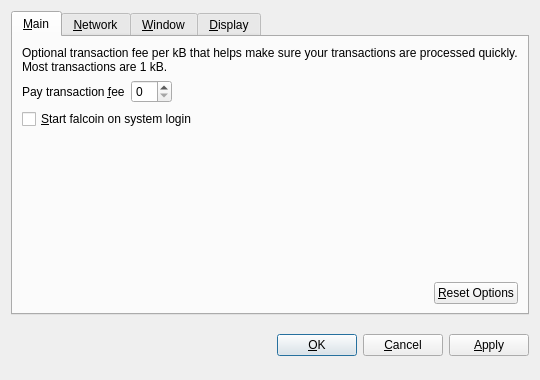
<?xml version="1.0" encoding="UTF-8"?>
<ui version="4.0">
 <class>OptionsDialog</class>
 <widget class="QDialog" name="OptionsDialog">
  <property name="geometry">
   <rect>
    <x>0</x>
    <y>0</y>
    <width>540</width>
    <height>380</height>
   </rect>
  </property>
  <property name="windowTitle">
   <string>Options</string>
  </property>
  <property name="modal">
   <bool>true</bool>
  </property>
  <layout class="QVBoxLayout" name="verticalLayout">
   <item>
    <widget class="QTabWidget" name="tabWidget">
     <property name="tabPosition">
      <enum>QTabWidget::North</enum>
     </property>
     <property name="currentIndex">
      <number>0</number>
     </property>
     <widget class="QWidget" name="tabMain">
      <attribute name="title">
       <string>&amp;Main</string>
      </attribute>
      <layout class="QVBoxLayout" name="verticalLayout_Main">
       <item>
        <widget class="QLabel" name="transactionFeeInfoLabel">
         <property name="text">
          <string>Optional transaction fee per kB that helps make sure your transactions are processed quickly. Most transactions are 1 kB.</string>
         </property>
         <property name="textFormat">
          <enum>Qt::PlainText</enum>
         </property>
         <property name="wordWrap">
          <bool>true</bool>
         </property>
        </widget>
       </item>
       <item>
        <layout class="QHBoxLayout" name="horizontalLayout_1_Main">
         <item>
          <widget class="QLabel" name="transactionFeeLabel">
           <property name="text">
            <string>Pay transaction &amp;fee</string>
           </property>
           <property name="textFormat">
            <enum>Qt::PlainText</enum>
           </property>
           <property name="buddy">
            <cstring>transactionFee</cstring>
           </property>
          </widget>
         </item>
         <item>
          <widget class="falcoinAmountField" name="transactionFee"/>
         </item>
         <item>
          <spacer name="horizontalSpacer_1_Main">
           <property name="orientation">
            <enum>Qt::Horizontal</enum>
           </property>
           <property name="sizeHint" stdset="0">
            <size>
             <width>40</width>
             <height>20</height>
            </size>
           </property>
          </spacer>
         </item>
        </layout>
       </item>
       <item>
        <widget class="QCheckBox" name="falcoinAtStartup">
         <property name="toolTip">
          <string>Automatically start falcoin after logging in to the system.</string>
         </property>
         <property name="text">
          <string>&amp;Start falcoin on system login</string>
         </property>
        </widget>
       </item>
       <item>
        <spacer name="verticalSpacer_Main">
         <property name="orientation">
          <enum>Qt::Vertical</enum>
         </property>
         <property name="sizeHint" stdset="0">
          <size>
           <width>20</width>
           <height>40</height>
          </size>
         </property>
        </spacer>
       </item>
       <item>
        <layout class="QHBoxLayout" name="horizontalLayout_2_Main">
         <item>
          <spacer name="horizontalSpacer_2_Main">
           <property name="orientation">
            <enum>Qt::Horizontal</enum>
           </property>
           <property name="sizeHint" stdset="0">
            <size>
             <width>40</width>
             <height>20</height>
            </size>
           </property>
          </spacer>
         </item>
         <item>
          <widget class="QPushButton" name="resetButton">
           <property name="toolTip">
            <string>Reset all client options to default.</string>
           </property>
           <property name="text">
            <string>&amp;Reset Options</string>
           </property>
           <property name="autoDefault">
            <bool>false</bool>
           </property>
          </widget>
         </item>
        </layout>
       </item>
      </layout>
     </widget>
     <widget class="QWidget" name="tabNetwork">
      <attribute name="title">
       <string>&amp;Network</string>
      </attribute>
      <layout class="QVBoxLayout" name="verticalLayout_Network">
       <item>
        <widget class="QCheckBox" name="mapPortUpnp">
         <property name="toolTip">
          <string>Automatically open the falcoin client port on the router. This only works when your router supports UPnP and it is enabled.</string>
         </property>
         <property name="text">
          <string>Map port using &amp;UPnP</string>
         </property>
        </widget>
       </item>
       <item>
        <widget class="QCheckBox" name="connectSocks">
         <property name="toolTip">
          <string>Connect to the falcoin network through a SOCKS proxy (e.g. when connecting through Tor).</string>
         </property>
         <property name="text">
          <string>&amp;Connect through SOCKS proxy:</string>
         </property>
        </widget>
       </item>
       <item>
        <layout class="QHBoxLayout" name="horizontalLayout_Network">
         <item>
          <widget class="QLabel" name="proxyIpLabel">
           <property name="text">
            <string>Proxy &amp;IP:</string>
           </property>
           <property name="textFormat">
            <enum>Qt::PlainText</enum>
           </property>
           <property name="buddy">
            <cstring>proxyIp</cstring>
           </property>
          </widget>
         </item>
         <item>
          <widget class="QValidatedLineEdit" name="proxyIp">
           <property name="maximumSize">
            <size>
             <width>140</width>
             <height>16777215</height>
            </size>
           </property>
           <property name="toolTip">
            <string>IP address of the proxy (e.g. 127.0.0.1)</string>
           </property>
          </widget>
         </item>
         <item>
          <widget class="QLabel" name="proxyPortLabel">
           <property name="text">
            <string>&amp;Port:</string>
           </property>
           <property name="textFormat">
            <enum>Qt::PlainText</enum>
           </property>
           <property name="buddy">
            <cstring>proxyPort</cstring>
           </property>
          </widget>
         </item>
         <item>
          <widget class="QLineEdit" name="proxyPort">
           <property name="maximumSize">
            <size>
             <width>55</width>
             <height>16777215</height>
            </size>
           </property>
           <property name="toolTip">
            <string>Port of the proxy (e.g. 9050)</string>
           </property>
          </widget>
         </item>
         <item>
          <widget class="QLabel" name="socksVersionLabel">
           <property name="text">
            <string>SOCKS &amp;Version:</string>
           </property>
           <property name="textFormat">
            <enum>Qt::PlainText</enum>
           </property>
           <property name="buddy">
            <cstring>socksVersion</cstring>
           </property>
          </widget>
         </item>
         <item>
          <widget class="QValueComboBox" name="socksVersion">
           <property name="toolTip">
            <string>SOCKS version of the proxy (e.g. 5)</string>
           </property>
          </widget>
         </item>
         <item>
          <spacer name="horizontalSpacer_Network">
           <property name="orientation">
            <enum>Qt::Horizontal</enum>
           </property>
           <property name="sizeHint" stdset="0">
            <size>
             <width>40</width>
             <height>20</height>
            </size>
           </property>
          </spacer>
         </item>
        </layout>
       </item>
       <item>
        <spacer name="verticalSpacer_Network">
         <property name="orientation">
          <enum>Qt::Vertical</enum>
         </property>
         <property name="sizeHint" stdset="0">
          <size>
           <width>20</width>
           <height>40</height>
          </size>
         </property>
        </spacer>
       </item>
      </layout>
     </widget>
     <widget class="QWidget" name="tabWindow">
      <attribute name="title">
       <string>&amp;Window</string>
      </attribute>
      <layout class="QVBoxLayout" name="verticalLayout_Window">
       <item>
        <widget class="QCheckBox" name="minimizeToTray">
         <property name="toolTip">
          <string>Show only a tray icon after minimizing the window.</string>
         </property>
         <property name="text">
          <string>&amp;Minimize to the tray instead of the taskbar</string>
         </property>
        </widget>
       </item>
       <item>
        <widget class="QCheckBox" name="minimizeOnClose">
         <property name="toolTip">
          <string>Minimize instead of exit the application when the window is closed. When this option is enabled, the application will be closed only after selecting Quit in the menu.</string>
         </property>
         <property name="text">
          <string>M&amp;inimize on close</string>
         </property>
        </widget>
       </item>
       <item>
        <spacer name="verticalSpacer_Window">
         <property name="orientation">
          <enum>Qt::Vertical</enum>
         </property>
         <property name="sizeHint" stdset="0">
          <size>
           <width>20</width>
           <height>40</height>
          </size>
         </property>
        </spacer>
       </item>
      </layout>
     </widget>
     <widget class="QWidget" name="tabDisplay">
      <attribute name="title">
       <string>&amp;Display</string>
      </attribute>
      <layout class="QVBoxLayout" name="verticalLayout_Display">
       <item>
        <layout class="QHBoxLayout" name="horizontalLayout_1_Display">
         <item>
          <widget class="QLabel" name="langLabel">
           <property name="text">
            <string>User Interface &amp;language:</string>
           </property>
           <property name="textFormat">
            <enum>Qt::PlainText</enum>
           </property>
           <property name="buddy">
            <cstring>lang</cstring>
           </property>
          </widget>
         </item>
         <item>
          <widget class="QValueComboBox" name="lang">
           <property name="toolTip">
            <string>The user interface language can be set here. This setting will take effect after restarting falcoin.</string>
           </property>
          </widget>
         </item>
        </layout>
       </item>
       <item>
        <layout class="QHBoxLayout" name="horizontalLayout_2_Display">
         <item>
          <widget class="QLabel" name="unitLabel">
           <property name="text">
            <string>&amp;Unit to show amounts in:</string>
           </property>
           <property name="textFormat">
            <enum>Qt::PlainText</enum>
           </property>
           <property name="buddy">
            <cstring>unit</cstring>
           </property>
          </widget>
         </item>
         <item>
          <widget class="QValueComboBox" name="unit">
           <property name="toolTip">
            <string>Choose the default subdivision unit to show in the interface and when sending coins.</string>
           </property>
          </widget>
         </item>
        </layout>
       </item>
       <item>
        <widget class="QCheckBox" name="displayAddresses">
         <property name="toolTip">
          <string>Whether to show falcoin addresses in the transaction list or not.</string>
         </property>
         <property name="text">
          <string>&amp;Display addresses in transaction list</string>
         </property>
        </widget>
       </item>
       <item>
        <widget class="QCheckBox" name="coinControlFeatures">
         <property name="toolTip">
          <string>Whether to show coin control features or not.</string>
         </property>
         <property name="text">
          <string>Display coin &amp;control features (experts only!)</string>
         </property>
        </widget>
       </item>
       <item>
        <spacer name="verticalSpacer_Display">
         <property name="orientation">
          <enum>Qt::Vertical</enum>
         </property>
         <property name="sizeHint" stdset="0">
          <size>
           <width>20</width>
           <height>40</height>
          </size>
         </property>
        </spacer>
       </item>
      </layout>
     </widget>
    </widget>
   </item>
   <item>
    <layout class="QHBoxLayout" name="horizontalLayout_Buttons">
     <item>
      <spacer name="horizontalSpacer_1">
       <property name="orientation">
        <enum>Qt::Horizontal</enum>
       </property>
       <property name="sizeHint" stdset="0">
        <size>
         <width>40</width>
         <height>48</height>
        </size>
       </property>
      </spacer>
     </item>
     <item>
      <widget class="QLabel" name="statusLabel">
       <property name="font">
        <font>
         <weight>75</weight>
         <bold>true</bold>
        </font>
       </property>
       <property name="text">
        <string/>
       </property>
       <property name="textFormat">
        <enum>Qt::PlainText</enum>
       </property>
       <property name="wordWrap">
        <bool>true</bool>
       </property>
      </widget>
     </item>
     <item>
      <spacer name="horizontalSpacer_2">
       <property name="orientation">
        <enum>Qt::Horizontal</enum>
       </property>
       <property name="sizeHint" stdset="0">
        <size>
         <width>40</width>
         <height>48</height>
        </size>
       </property>
      </spacer>
     </item>
     <item>
      <widget class="QPushButton" name="okButton">
       <property name="text">
        <string>&amp;OK</string>
       </property>
      </widget>
     </item>
     <item>
      <widget class="QPushButton" name="cancelButton">
       <property name="text">
        <string>&amp;Cancel</string>
       </property>
       <property name="autoDefault">
        <bool>false</bool>
       </property>
      </widget>
     </item>
     <item>
      <widget class="QPushButton" name="applyButton">
       <property name="text">
        <string>&amp;Apply</string>
       </property>
       <property name="autoDefault">
        <bool>false</bool>
       </property>
      </widget>
     </item>
    </layout>
   </item>
  </layout>
 </widget>
 <customwidgets>
  <customwidget>
   <class>falcoinAmountField</class>
   <extends>QSpinBox</extends>
   <header>falcoinamountfield.h</header>
  </customwidget>
  <customwidget>
   <class>QValueComboBox</class>
   <extends>QComboBox</extends>
   <header>qvaluecombobox.h</header>
  </customwidget>
  <customwidget>
   <class>QValidatedLineEdit</class>
   <extends>QLineEdit</extends>
   <header>qvalidatedlineedit.h</header>
  </customwidget>
 </customwidgets>
 <resources/>
 <connections/>
</ui>
